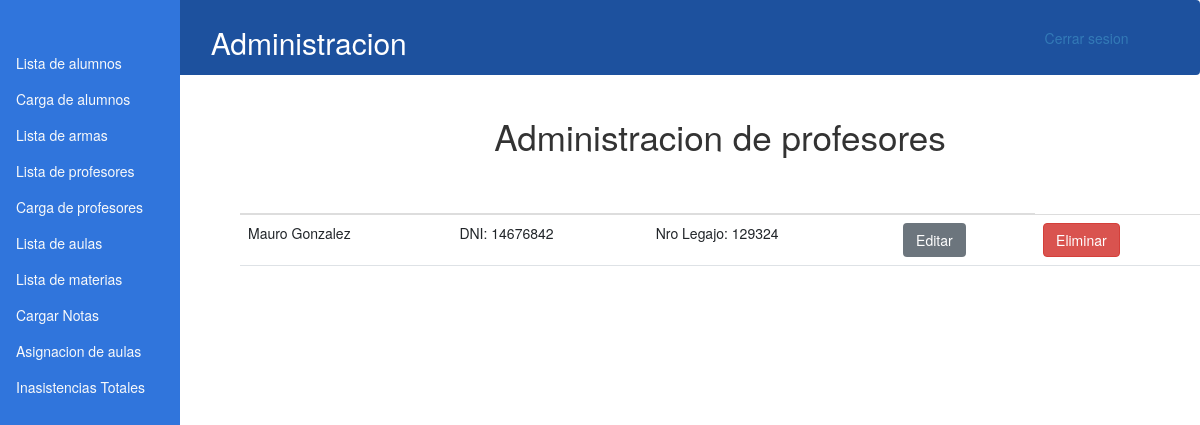
Page /lista_profesores.php (signed in) on the committed database.
### tables this page shows
CREATE TABLE `profesores` (
  `id_prof` int(11) NOT NULL,
  `nombre_prof` varchar(20) NOT NULL,
  `apellido_prof` varchar(20) NOT NULL,
  `dni_prof` int(8) NOT NULL,
  `legajo_prof` int(10) NOT NULL
);

### lista_profesores.php (the view, shortened to what this page needs)
<!DOCTYPE html>
<html lang="en">
<head>
    <link rel="stylesheet" href="css/style.css">
    <link href="css/bootstrap-glyphicons.css" rel="stylesheet">
    <link href="css/bootstrap.min.css" rel="stylesheet">
    <link rel="stylesheet" href="css/w3.css">
    <link rel="stylesheet" href="https://maxcdn.bootstrapcdn.com/bootstrap/3.4.0/css/bootstrap.min.css">
</head>
<body>
    <?php
    include('header.php');
    ?>
    <div style="margin-left:20%">
        <div id="tabla1">
        <div class="display-4 d-flex justify-content-center h-100 align-items-center">Administracion de profesores</div>
  <br>
  <br>
<table class="table">
  <thead>
    <tr>
      <th scope="col"></th>
      <th scope="col"></th>
      <th scope="col"></th>
      <th scope="col"></th>
    </tr>
  </thead>
  <tbody>
    <?php
    $query = mysqli_query($conn, "SELECT * FROM `profesores` WHERE 1");
    while ($row = mysqli_fetch_assoc($query)) {
        $id = $row['id_prof'];
    ?>
    <tr>
      <td>
        <?php echo $row['nombre_prof'].' '.$row['apellido_prof']; ?>
      </td>
      <td>
        DNI: <?php echo $row['dni_prof']; ?>
      </td>
      <td>
        Nro Legajo: <?php echo $row['legajo_prof']; ?>
      </td>
      <td>
        <button id="<?php echo $id; ?>" value="<?php echo $id; ?>"  class="open btn btn-secondary">Editar</button>
      </td>
      <td>
        <button class="eliminar btn btn-danger" id="<?php echo $id ?>" value="<?php echo $id ?>">Eliminar</button>
      </td>
    </tr>
    <?php
    };
    ?>
  </tbody>
</table>
        </div>
    </div>
</body>
</html>

### css/w3.css (style rules this page uses)
*,*:before,*:after { box-sizing:inherit }
html { -ms-text-size-adjust:100%;-webkit-text-size-adjust:100% }
body { margin:0 }
button,input,select,textarea,optgroup { font:inherit;margin:0 }
button,input { overflow:visible }
button,select { text-transform:none }
button,[type=button],[type=reset],[type=submit] { -webkit-appearance:button }
html,body { font-family:Verdana,sans-serif;font-size:15px;line-height:1.5 }
html { overflow-x:hidden }

### rows in the picture
profesores: nombre_prof "Mauro", apellido_prof "Gonzalez", dni_prof "14676842", legajo_prof "129324", $id 3 (drawn)
